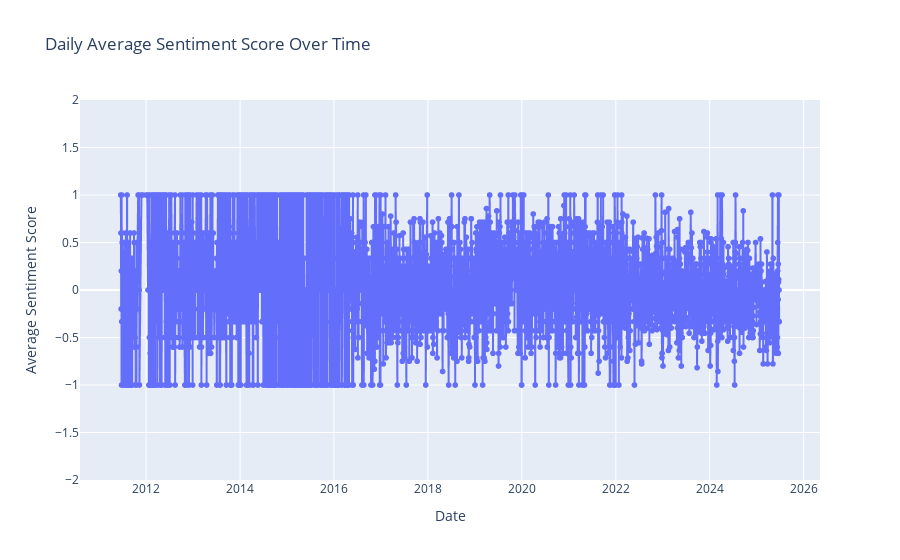

The cell this chart's notebook holds for it:
### Code cell
fig = px.line(
    daily_avg,
    x="Date",
    y="avg_score",
    title="Daily Average Sentiment Score Over Time",
    labels={"avg_score": "Average Sentiment Score", "Date": "Date"},
    markers=True
)
fig.update_layout(yaxis_range=[-2, 2])
fig.show()

### Figure 1 — Plotly figure (JSON) as saved in the notebook; plotly's stock layout.template omitted (floating-point values rounded to 4 significant figures; data arrays with more than 128 entries replaced by an {"elided": "..."} marker saying what was removed)
{"data": [{"hovertemplate": "Date=%{x}<br>Average Sentiment Score=%{y}<extra></extra>", "legendgroup": "", "line": {"color": "#636efa", "dash": "solid"}, "marker": {"symbol": "circle"}, "mode": "lines+markers", "name": "", "showlegend": false, "type": "scattergl", "x": {"elided": "3577 str values"}, "xaxis": "x", "y": {"elided": "3577 float values"}, "yaxis": "y"}], "layout": {"legend": {"tracegroupgap": 0}, "title": {"text": "Daily Average Sentiment Score Over Time"}, "xaxis": {"anchor": "y", "domain": [0, 1], "title": {"text": "Date"}}, "yaxis": {"anchor": "x", "domain": [0, 1], "range": [-2, 2], "title": {"text": "Average Sentiment Score"}}}}
